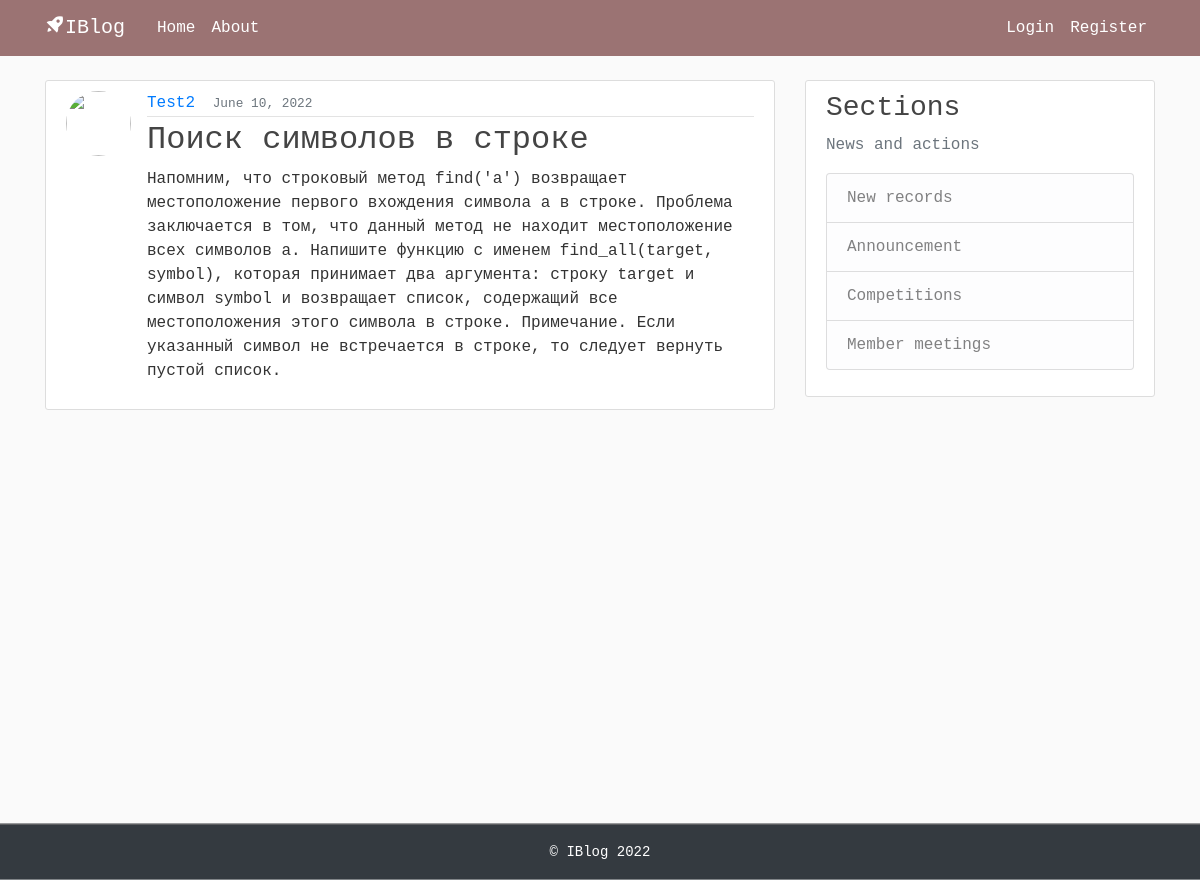
The page /post/19/ on the database its author committed.
### Blog/models.py (models this page shows, shortened)
class Post(models.Model):
    title = models.CharField(max_length=100)
    content = models.TextField()
    date_posted = models.DateTimeField(default=timezone.now)
    author = models.ForeignKey(User, on_delete=models.CASCADE)

### Blog/views.py (the view)
# urls.py: path('post/<int:pk>/', PostDetailView.as_view(), name='post-detail'),
class PostDetailView(DetailView):
    model = Post

### Blog/templates/Blog/post_detail.html (shortened to what this page needs)
{% extends "Blog/base.html" %}
{% block content %}
  <article class="media content-section">
    <img class="rounded-circle article-img" src="{{ object.author.profile.image.url }}">
    <div class="media-body">
      <div class="article-metadata">
        <a class="mr-2" href="{% url 'user-posts' object.author.username %}">{{ object.author }}</a>
        <small class="text-muted">{{ object.date_posted|date:"F d, Y" }}</small>
      </div>
      <h2 class="article-title">{{ object.title }}</h2>
      <p class="article-content">{{ object.content }}</p>
    </div>
  </article>
{% endblock content %}

### Blog/templates/Blog/base.html (shortened to what this page needs)
{% load static %}
<!DOCTYPE html>
<html>
<head>
     <link rel="stylesheet" href="https://maxcdn.bootstrapcdn.com/bootstrap/4.0.0/css/bootstrap.min.css">
     <link rel="stylesheet" type="text/css" href="{% static 'Blog/main.css' %}">
     <link href='https://unpkg.com/boxicons@2.1.2/css/boxicons.min.css' rel='stylesheet'>
</head>
<body>
    <header class="site-header">
      <nav class="navbar navbar-expand-md navbar-dark bg-color fixed-top">
        <div class="container">
          <a class="navbar-brand mr-4" href="{% url 'blog-home' %}"><i class='bx bxs-rocket bx-tada-hover'></i>IBlog</a>
          <div class="collapse navbar-collapse" id="navbarToggle">
            <div class="navbar-nav mr-auto">
              <a class="nav-item nav-link " href="{% url 'blog-home' %}">Home</a>
              <a class="nav-item nav-link" href="{% url 'blog-about' %}">About</a>
            </div>
            <div class="navbar-nav">
                {% if user.is_authenticated %}
                    <a class="nav-item nav-link" href="{% url 'post-create' %}">New post</a>
                    <a class="nav-item nav-link" href="{% url 'profile' %}">Profile</a>
                    <a class="nav-item nav-link" href="{% url 'logout' %}">Logout</a>
                {% else %}
                    <a class="nav-item nav-link" href="{% url 'login' %}">Login</a>
                    <a class="nav-item nav-link" href="{% url 'register' %}">Register</a>
                {% endif %}
            </div>
          </div>
        </div>
      </nav>
    </header>
    <main role="main" class="container">
      <div class="row">
        <div class="col-md-8">
          {% block content %}{% endblock %}
        </div>
        <div class="col-md-4">
          <div class="content-section">
            <h3>Sections</h3>
            <p class='text-muted'>News and actions
              <ul class="list-group">
                <li class="list-group-item list-group-item-light">New records</li>
                <li class="list-group-item list-group-item-light">Announcement</li>
                <li class="list-group-item list-group-item-light">Competitions</li>
                <li class="list-group-item list-group-item-light">Member meetings</li>
              </ul>
            </p>
          </div>
        </div>
      </div>
    </main>
    <footer class="text-center bg-dark">
      <p><a href="{% url 'blog-home' %}">© IBlog 2022</a></p>
    </footer>
</body>
</html>

### Blog/static/Blog/main.css (style rules this page uses)
body, html { width:100%; height:100% }
body { margin:0; padding:0; background: #fafafa; color: #333333; margin-top: 5rem; font-family:Courier New; }
h1, h2, h3, h4, h5, h6 { color: #444444; }
ul { margin: 0; }
.bg-color { background-color: #9B7373; }
.site-header .navbar-nav .nav-link { color: #ffffff; }
.content-section { background: #ffffff; padding: 10px 20px; border: 1px solid #dddddd; border-radius: 3px; margin-bottom: 20px; }
.article-title { color: #444444; }
.article-content { white-space: pre-line; }
.article-img { height: 65px; width: 65px; margin-right: 16px; }
.article-metadata { padding-bottom: 1px; margin-bottom: 4px; border-bottom: 1px solid #e3e3e3 }
footer { position: sticky!important; top: 100%; padding-top:15px; padding-bottom:15px; border-top:1px solid #777777; }
footer p { margin:2px; text-align:center; padding:0 40px; color:#ffffff; font-size:14px; }
footer a { color:#ffffff; }

### rows shown on the page
Post: author "Test2", date_posted "June 10, 2022", title "Поиск символов в строке", content "Напомним, что строковый метод find('a') возвращает местоположение первого вхождения символа a в строке. Проблема заключается в том, что данный метод не находит местоположение всех символов а. Напишите функцию с именем find_all(target, symbol), которая принимает два аргумента: строку target и символ symbol и возвращает список, содержащий все местоположения этого символа в строке. Примечание. Если указанный символ не встречается в строке, то следует вернуть пустой список."
